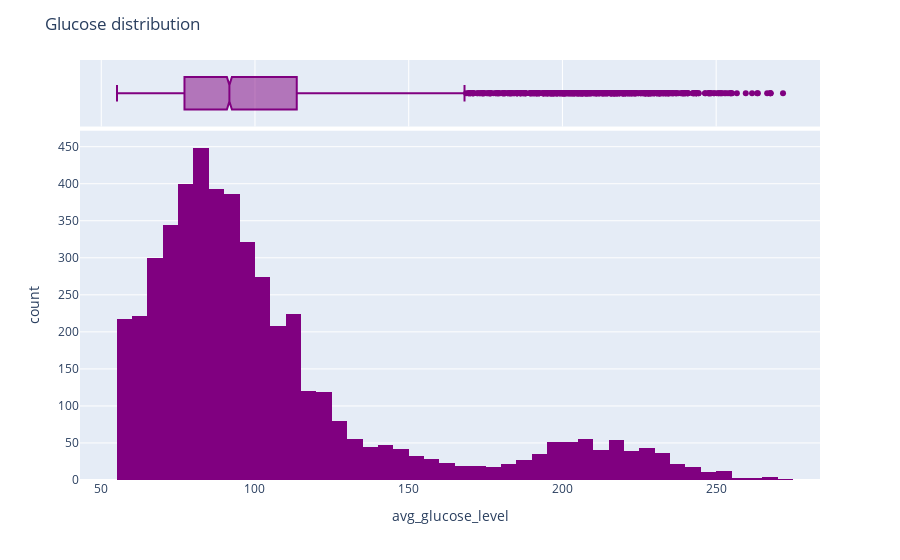

Notebook source saved alongside this figure:
### Markdown cell above
### Glucose Distribution

### Code cell
fig = px.histogram(data_v, x = 'avg_glucose_level', 
                   marginal='box')
fig.update_layout(
    title = 'Glucose distribution'
)
fig.update_traces(marker_color='purple')
fig.show()

### Figure 1 — Plotly figure (JSON) as saved in the notebook; plotly's stock layout.template omitted (floating-point values rounded to 4 significant figures; data arrays with more than 128 entries replaced by an {"elided": "..."} marker saying what was removed)
{"data": [{"alignmentgroup": "True", "bingroup": "x", "hovertemplate": "avg_glucose_level=%{x}<br>count=%{y}<extra></extra>", "legendgroup": "", "marker": {"color": "purple", "pattern": {"shape": ""}}, "name": "", "offsetgroup": "", "orientation": "v", "showlegend": false, "type": "histogram", "x": {"elided": "4909 float values"}, "xaxis": "x", "yaxis": "y"}, {"alignmentgroup": "True", "hovertemplate": "avg_glucose_level=%{x}<extra></extra>", "legendgroup": "", "marker": {"color": "purple"}, "name": "", "notched": true, "offsetgroup": "", "showlegend": false, "type": "box", "x": {"elided": "4909 float values"}, "xaxis": "x2", "yaxis": "y2"}], "layout": {"barmode": "relative", "legend": {"tracegroupgap": 0}, "margin": {"t": 60}, "title": {"text": "Glucose distribution"}, "xaxis": {"anchor": "y", "domain": [0, 1], "title": {"text": "avg_glucose_level"}}, "xaxis2": {"anchor": "y2", "domain": [0, 1], "matches": "x", "showgrid": true, "showticklabels": false}, "yaxis": {"anchor": "x", "domain": [0, 0.8316], "title": {"text": "count"}}, "yaxis2": {"anchor": "x2", "domain": [0.8416, 1], "matches": "y2", "showgrid": false, "showline": false, "showticklabels": false, "ticks": ""}}}
